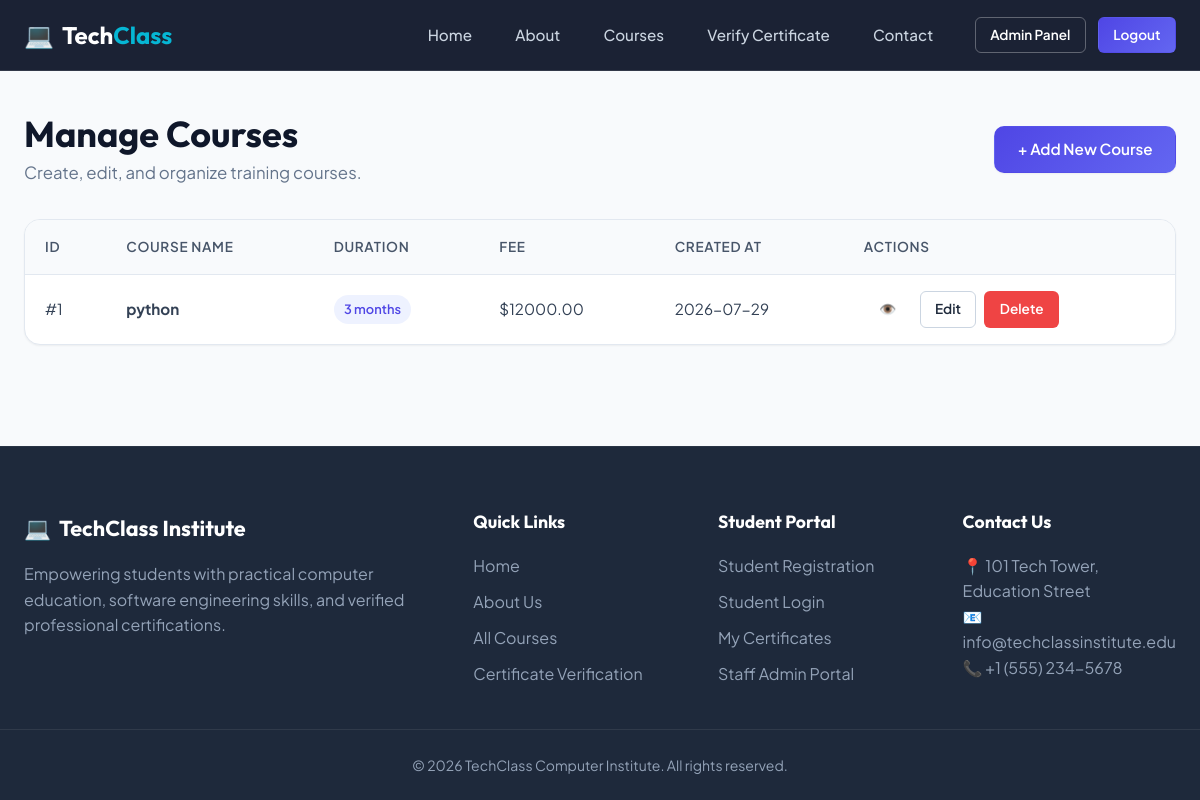
Screenshot of /admin-panel/courses/ (signed in) with the database file from the repository.
### courses/models.py (models this page shows, shortened)
class Course(models.Model):
    name = models.CharField(max_length=200)
    description = models.TextField()
    duration = models.CharField(max_length=50)
    fee = models.DecimalField(max_digits=8, decimal_places=2, blank=True, null=True)
    image = models.ImageField(upload_to='courses/', blank=True, null=True)
    created_at = models.DateTimeField(auto_now_add=True)

### dashboard/views.py (the view)
# urls.py: path('courses/', views.manage_courses, name='manage_courses'),
@staff_required
def manage_courses(request):
    courses = Course.objects.all().order_by('-created_at')
    return render(request, 'dashboard/manage_courses.html', {'courses': courses})

### templates/dashboard/manage_courses.html (shortened to what this page needs)
{% extends 'base.html' %}
{% block content %}
<div class="container">
    <div style="display: flex; justify-content: space-between; align-items: center; margin-bottom: 2rem; flex-wrap: wrap; gap: 1rem;">
        <div>
            <h1 class="page-title" style="text-align: left; margin-bottom: 0.25rem;">Manage Courses</h1>
            <p class="page-subtitle" style="text-align: left;">Create, edit, and organize training courses.</p>
        </div>
        <a href="{% url 'dashboard:add_course' %}" class="btn btn-primary">+ Add New Course</a>
    </div>
    {% if courses %}
    <div class="table-container">
        <table class="custom-table">
            <thead>
                <tr>
                    <th>ID</th>
                    <th>Course Name</th>
                    <th>Duration</th>
                    <th>Fee</th>
                    <th>Created At</th>
                    <th>Actions</th>
                </tr>
            </thead>
            <tbody>
                {% for course in courses %}
                <tr>
                    <td>#{{ course.id }}</td>
                    <td><strong>{{ course.name }}</strong></td>
                    <td><span class="badge badge-primary">{{ course.duration }}</span></td>
                    <td>{% if course.fee %}${{ course.fee }}{% else %}Free{% endif %}</td>
                    <td>{{ course.created_at|date:"Y-m-d" }}</td>
                    <td style="display: flex; gap: 0.5rem;">
                        <a href="{% url 'courses:course_detail' course.id %}" target="_blank" class="btn btn-ghost btn-sm" title="View Public Page">👁️</a>
                        <a href="{% url 'dashboard:edit_course' course.id %}" class="btn btn-outline-dark btn-sm">Edit</a>
                        <a href="{% url 'dashboard:delete_course' course.id %}" class="btn btn-danger btn-sm">Delete</a>
                    </td>
                </tr>
                {% endfor %}
            </tbody>
        </table>
    </div>
    {% endif %}
</div>
{% endblock %}

### static/css/style.css (style rules this page uses)
:root { --primary: #4f46e5; --primary-hover: #4338ca; --primary-light: #eef2ff; --secondary: #06b6d4; --accent: #f59e0b; --dark: #0f172a; --dark-surface: #1e293b; --light-bg: #f8fafc; --white: #ffffff; --gray-50: #f8fafc; --gray-100: #f1f5f9; --gray-200: #e2e8f0; --gray-300: #cbd5e1; --gray-400: #94a3b8; --gray-500: #64748b; --gray-600: #475569; --gray-700: #334155; --gray-800: #1e293b; --gray-900: #0f172a; --success: #10b981; --success-bg: #d1fae5; --error: #ef4444; --error-bg: #fee2e2; --warning: #f59e0b; --warning-bg: #fef3c7; --info: #3b82f6; --info-bg: #dbeafe; --font-heading: 'Outfit', -apple-system, sans-serif; --font-body: 'Plus Jakarta Sans', -apple-system, sans-serif; --radius-sm: 6px; --radius-md: 10px; --radius-lg: 16px; --radius-full: 9999px; --shadow-sm: 0 1px 2px 0 rgba(0, 0, 0, 0.05); --shadow-md: 0 4px 6px -1px rgba(0, 0, 0, 0.1), 0 2px 4px -1px rgba(0, 0, 0, 0.06); --shadow-lg: 0 10px 25px -5px rgba(0, 0, 0, 0.1), 0 10px 10px -5px rgba(0, 0, 0, 0.04); --shadow-glow: 0 0 20px rgba(79, 70, 229, 0.25); --transition: all 0.25s cubic-bezier(0.4, 0, 0.2, 1); }
*, *::before, *::after { box-sizing: border-box; margin: 0; padding: 0; }
html { scroll-behavior: smooth; }
body { font-family: var(--font-body); background-color: var(--light-bg); color: var(--gray-800); line-height: 1.6; display: flex; flex-direction: column; min-height: 100vh; }
h1, h2, h3, h4, h5, h6 { font-family: var(--font-heading); font-weight: 700; color: var(--gray-900); line-height: 1.25; }
a { color: var(--primary); text-decoration: none; transition: var(--transition); }
.btn { display: inline-flex; align-items: center; justify-content: center; gap: 0.5rem; font-family: var(--font-body); font-weight: 600; font-size: 0.95rem; padding: 0.65rem 1.4rem; border-radius: var(--radius-md); border: 1px solid transparent; cursor: pointer; transition: var(--transition); text-align: center; }
.btn-sm { font-size: 0.85rem; padding: 0.4rem 0.9rem; border-radius: var(--radius-sm); }
.btn-primary { background: linear-gradient(135deg, var(--primary), #6366f1); color: var(--white); box-shadow: var(--shadow-sm); }
.btn-outline-dark { background: transparent; border-color: var(--gray-300); color: var(--gray-800); }
.btn-ghost { background: transparent; color: var(--gray-300); }
.btn-danger { background: var(--error); color: var(--white); }
.container { max-width: 1200px; margin: 0 auto; padding: 2.5rem 1.5rem; }
.page-title { font-size: 2.25rem; color: var(--gray-900); margin-bottom: 0.5rem; }
.page-subtitle { color: var(--gray-500); font-size: 1.05rem; }
.table-container { background: var(--white); border-radius: var(--radius-lg); border: 1px solid var(--gray-200); box-shadow: var(--shadow-sm); overflow-x: auto; }
.custom-table { width: 100%; border-collapse: collapse; text-align: left; }
.custom-table th { background: var(--gray-50); color: var(--gray-600); font-weight: 600; font-size: 0.85rem; text-transform: uppercase; letter-spacing: 0.05em; padding: 1rem 1.25rem; border-bottom: 1px solid var(--gray-200); }
.custom-table td { padding: 1rem 1.25rem; border-bottom: 1px solid var(--gray-100); font-size: 0.95rem; color: var(--gray-700); }
.custom-table tr:last-child td { border-bottom: none; }
.badge { display: inline-block; padding: 0.25rem 0.65rem; font-size: 0.8rem; font-weight: 600; border-radius: var(--radius-full); }
.badge-primary { background: var(--primary-light); color: var(--primary); }

### rows the page displays
Course: id "1", name "python", duration "3 months", fee "12000.00", created_at "2026-07-29"
